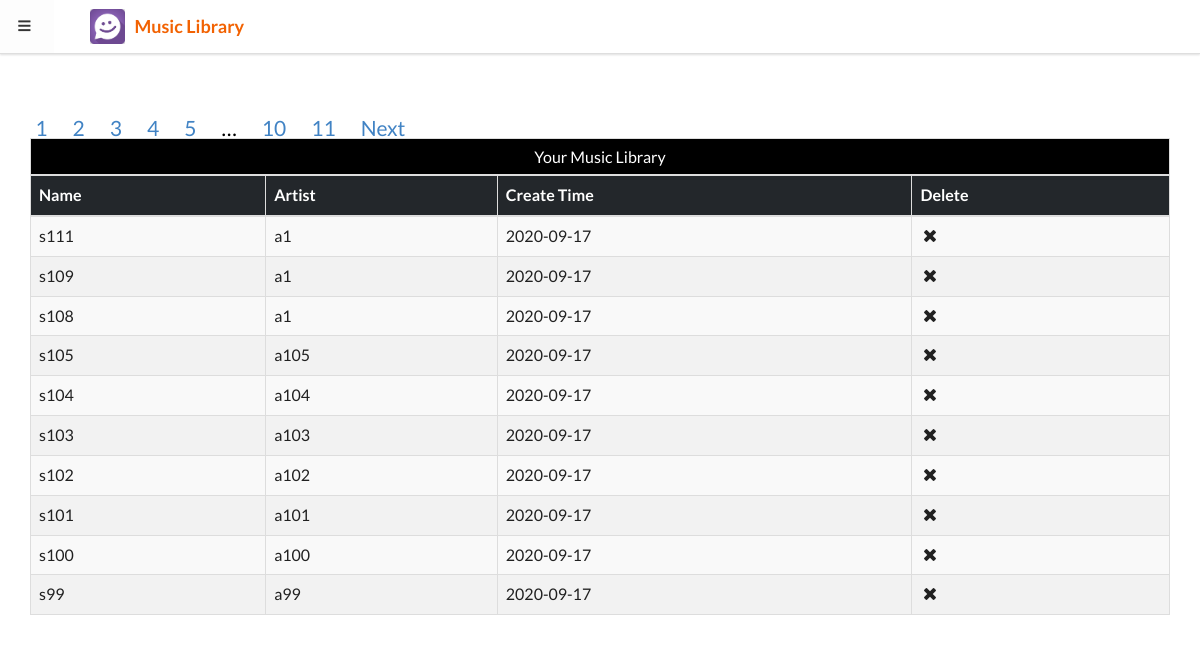
The page /home (signed in) on the database as committed earlier.
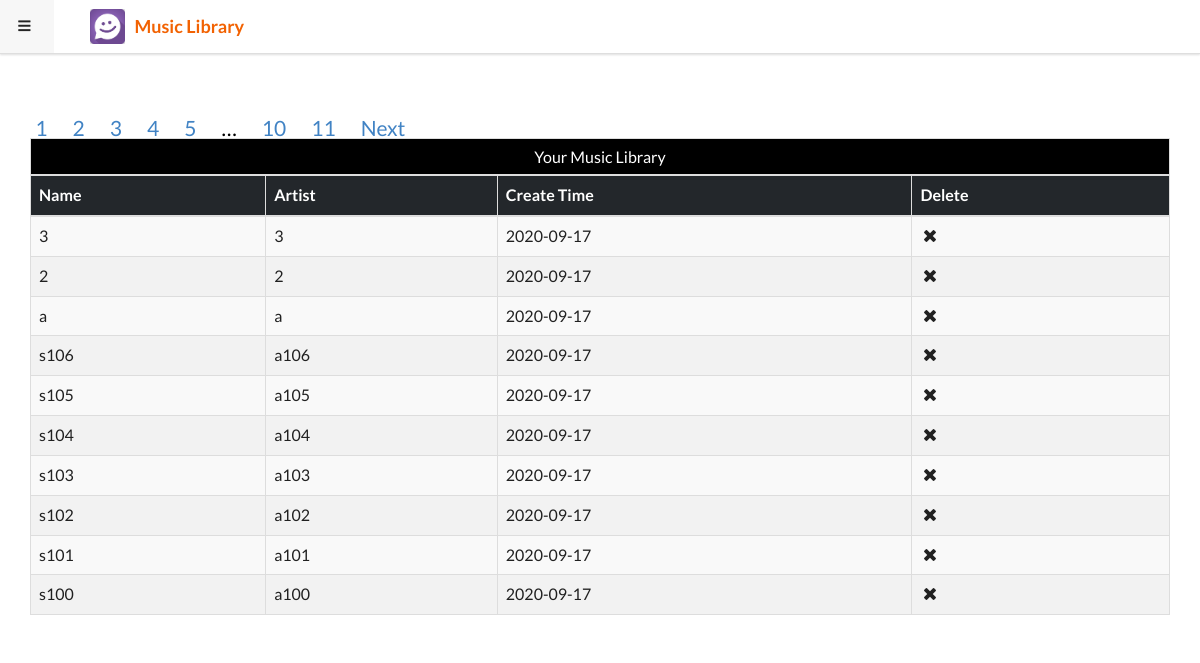
The same page on the database as committed later.
### mlibrary/models.py (models this page shows)
class Song(db.Model):
    id = db.Column(db.Integer, primary_key=True)
    name = db.Column(db.String(30), nullable=False)
    artist = db.Column(db.String(30), nullable=False)
    createTime = db.Column(db.DateTime, default=datetime.utcnow, index=True)
    user_id =  db.Column(db.Integer, db.ForeignKey('user.id',ondelete="CASCADE"))

### mlibrary/blueprints/song.py (the view)
@song_bp.route('/home')
@song_bp.route('/home/page1/<int:page1>')
@song_bp.route('/home/page2/<int:page2>')
def home(page1=1,page2=1):
    if current_user.is_authenticated:
        if current_user.is_admin:
            q1 = db.session.query(Song.name, Song.artist, db.func.count(Song.user_id)).group_by(Song.name, Song.artist).order_by(
                    Song.name.asc()
                ).paginate(page1, per_page=10)
            q2 = db.session.query(Song.artist, db.func.count(db.distinct(Song.user_id))).group_by(Song.artist, Song.user_id).order_by(
                    Song.artist.asc()
                ).paginate(page2, per_page=10)
            table1 = [[q[0], q[1],q[2]] for q in q1.items]
            table2 = [[q[0], q[1]] for q in list(set(q2.items))]
            return render_template('song/admin_home.html', table1=table1, table2=table2,q1=q1,q2=q2)
        else:
            try:
                song_list = Song.query.filter_by(user_id=current_user.id).order_by(
                    Song.createTime.desc()
                ).paginate(page1, per_page=10)
            except db.OperationalError:
                db.flash("No songs in the library.")
                song_list = None
            songs = song_list.items
            allsongs = [[song.name, song.artist, song.createTime.strftime('%Y-%m-%d')] for song in songs]
            return render_template(
                'song/user_home.html',
                song_list=song_list, songs=allsongs
            )
    else:
        return render_template('auth/login.html')

### mlibrary/extensions.py (called while the page is built)
@login_manager.user_loader
def load_user(user_id):
    from mlibrary.models import User
    return User.query.get(int(user_id))

### mlibrary/models.py (called while the page is built)
    @property
    def is_admin(self):
        return self.nickname == current_app.config['ADMIN']

### mlibrary/templates/song/user_home.html (shortened to what this page needs)
{% extends 'base.html' %}
{% block content %}
    <div class="pusher">
        <div class="chat-box">
                {% include 'song/library.html' %}
        </div>
    </div>
{% endblock %}

### mlibrary/templates/base.html (shortened to what this page needs)
<html>
<head>
    {% block head %}
   	<link rel="stylesheet" href="https://cdn.staticfile.org/twitter-bootstrap/3.3.7/css/bootstrap.min.css">
        <link rel="stylesheet" href="{{ url_for('static', filename='css/style.css') }}">
        <link rel="stylesheet" href="{{ url_for('static', filename='semantic-ui/semantic.min.css') }}">
    {% endblock %}
</head>
<body>
{% block nav %}
    <div class="ui top fixed borderless menu">
        <a class="item" id="toggle-sidebar">
                <i class="sidebar icon"></i>
            </a>
        <a class="item catchat" href="{{ url_for('song.index') }}">
            <img src="{{ url_for('static', filename='logo.png') }}">
            <span>Music Library</span>
        </a>
    </div>
{% endblock %}
{% block content %}
{% endblock %}
</body>
</html>

### mlibrary/templates/song/library.html (shortened to what this page needs)
     {% if current_user.is_admin %}
<div class="pusher">
        <div class="chat-box">
    <div class="container my-4">
    {% if q1.has_prev %}
<page>
    <a href="{{ url_for('song.home', page1=q1.prev_num) }}">Previous</a>
</page>
{% endif %}
{% for page_num in q1.iter_pages() %}
    {% if page_num %}
        {% if page_num != q1.page %}
            <page>
                <a href="{{ url_for('song.home', page1=page_num) }}">{{ page_num }}</a>
            </page>
        {% else %}
            <page >
                <a href="#">{{ page_num }}</a>
            </page>
        {% endif %}
   {% else %}
       <page>
           <span class="ellipsis" style="white-space; nowrap; overflow: hidden; text-overflow: ellipsis">…</span>
       </page>
   {% endif %}
{% endfor %}
{% if q1.has_next %}
<page>
    <a href="{{ url_for('song.home', page1=q1.next_num) }}">Next</a></page>
{% endif %}
        <table class="table table-striped table-bordered grid sortable" border="1" id="table1">
                <caption class="text-center" style="border: inherit; background-color: black;caption-side: top; color:white;">Library 1</caption>
            <thead class="thead-dark" style="background-color: #23272b">
                <tr>
                    <th style="color:white">Song Title</th>
                    <th style="color:white" >Artist</th>
                    <th style="color:white" >User Count</th>
                </tr>
            </thead>
            <tbody>
                {% for t in table1 %}
                <tr>
                    <td >
                        {{ t[0] }}</td>
                    <td >{{ t[1] }}</td>
                    <td >{{ t[2] }}</td>
                {% else %}
                <td colspan="9" align="center" id="createnosong">No data so far</td>
                {% endfor %}
            </tr>
            </tbody>
        </table>
    </div>
        </div>
</div>
  <div class="pusher" style="padding: 60px;">
        <div class="chat-box">
    <div class="container my-4">
    {% if q2.has_prev %}
<page>
    <a href="{{ url_for('song.home', page2=q2.prev_num) }}">Previous</a>
</page>
{% endif %}
{% for page_num in q2.iter_pages() %}
    {% if page_num %}
        {% if page_num != q2.page %}
            <page>
                <a href="{{ url_for('song.home', page2=page_num) }}">{{ page_num }}</a>
            </page>
        {% else %}
            <page >
                <a href="#">{{ page_num }}</a>
            </page>
        {% endif %}
   {% else %}
       <page>
           <span class="ellipsis" style="white-space; nowrap; overflow: hidden; text-overflow: ellipsis">…</span>
       </page>
   {% endif %}
{% endfor %}
{% if q2.has_next %}
<page>
    <a href="{{ url_for('song.home', page2=q2.next_num) }}">Next</a></page>
{% endif %}
      <table class="table table-striped table-bordered grid sortable" border="1" id="table2">
                <caption class="text-center" style="border: inherit; background-color: black;caption-side: top; color:white;">Library 2</caption>
            <thead class="thead-dark" style="background-color: #23272b">
                <tr>
                    <th style="color:white" >Artist</th>
                    <th style="color:white" >User Count</th>
                </tr>
            </thead>
            <tbody>
                {% for t in table2 %}
                <tr>
                    <td >
                        {{ t[0] }}</td>
                    <td >{{ t[1] }}</td>
                {% else %}
                <td colspan="9" align="center" id="createnosong">No data so far</td>
                {% endfor %}
            </tr>
            </tbody>
    </table>
    </div>
        </div>
</div>
     {% else %}
    <div class="pusher">
        <div class="chat-box">
    <div class="container my-4">
{% for page_num in song_list.iter_pages() %}
    {% if page_num %}
        {% if page_num != song_list.page %}
            <page>
                <a href="{{ url_for('song.home', page1=page_num) }}">{{ page_num }}</a>
            </page>
        {% else %}
            <page >
                <a href="#">{{ page_num }}</a>
            </page>
        {% endif %}
   {% else %}
       <page>
           <span class="ellipsis" style="white-space; nowrap; overflow: hidden; text-overflow: ellipsis">…</span>
       </page>
   {% endif %}
{% endfor %}
{% if song_list.has_next %}
<page>
    <a href="{{ url_for('song.home', page1=song_list.next_num) }}">Next</a></page>
{% endif %}
<table class="table table-striped table-bordered grid" border="1" id="userlibrary">
                <caption class="text-center" style="border: inherit; background-color: black;caption-side: top; color:white;">Your Music Library</caption>
            <thead class="thead-dark" style="background-color: #23272b">
                <tr>
                    <th style="color:white">Name</th>
                    <th style="color:white">Artist</th>
                    <th style="color:white">Create Time</th>
                    <th style="color:white">Delete</th>
                </tr>
            </thead>
            <tbody>
                {% for song in songs %}
                <tr>
                    <td >{{ song[0] }}</td>
                    <td>{{ song[1] }}</td>
                    <td>{{ song[2] }}</td>
                    <td><div class="item delete-song-button"
                         data-href="{{ url_for('song.deleteroom', song_id=song[3]) }}">
                        <i class="delete icon"></i>
            </div></td>
                    {% else %}
            <td colspan="7" align="center" id="createnosong">Add your first song!</td>
                {% endfor %}
            </tbody>
        </table>
</div>
</div>
</div>
{% endif %}

### mlibrary/static/css/style.css (style rules this page uses)
html, body { height: 100%; margin: 0; padding: 0; }
page { padding: .6em; padding-left: 0; width: 40em; margin: .5em; margin-left: 0; font-size: 12px; color: black; padding-left: 2px; padding: .1em .25em; font-size: 150%; }
table { border-spacing: 0; width: 100%; border: 1px solid #ddd; }
th { cursor: pointer; }
th, td { text-align: left; padding: 16px; }
tr:nth-child(even) { background-color: #f2f2f2 }
.catchat { margin-left: 20px; }
.catchat span { padding-left: 10px; font-weight: bold; font-size: 18px; color: #f26202; }
.chat-box { height: 100%; color: #a1a1a1; margin: 0; padding: 59px 0 90px; padding-bottom: 160px; }
td { border: 1px #DDD solid; padding: 5px; cursor: pointer; }

Rows that differ between the two databases and show on the page:
removed Song: name "s111", artist "a1", createTime "2020-09-17"
removed Song: name "s109", artist "a1", createTime "2020-09-17"
no longer on this page (row edited): Song: name "s99", artist "a99", createTime "2020-09-17"
added Song: song "3", createTime "2020-09-17"
added Song: song "2", createTime "2020-09-17"
added Song: song "a", createTime "2020-09-17"
changed Song (number 4 of 10 on the later page): name "s108" → "s106"; artist "a1" → "a106"
